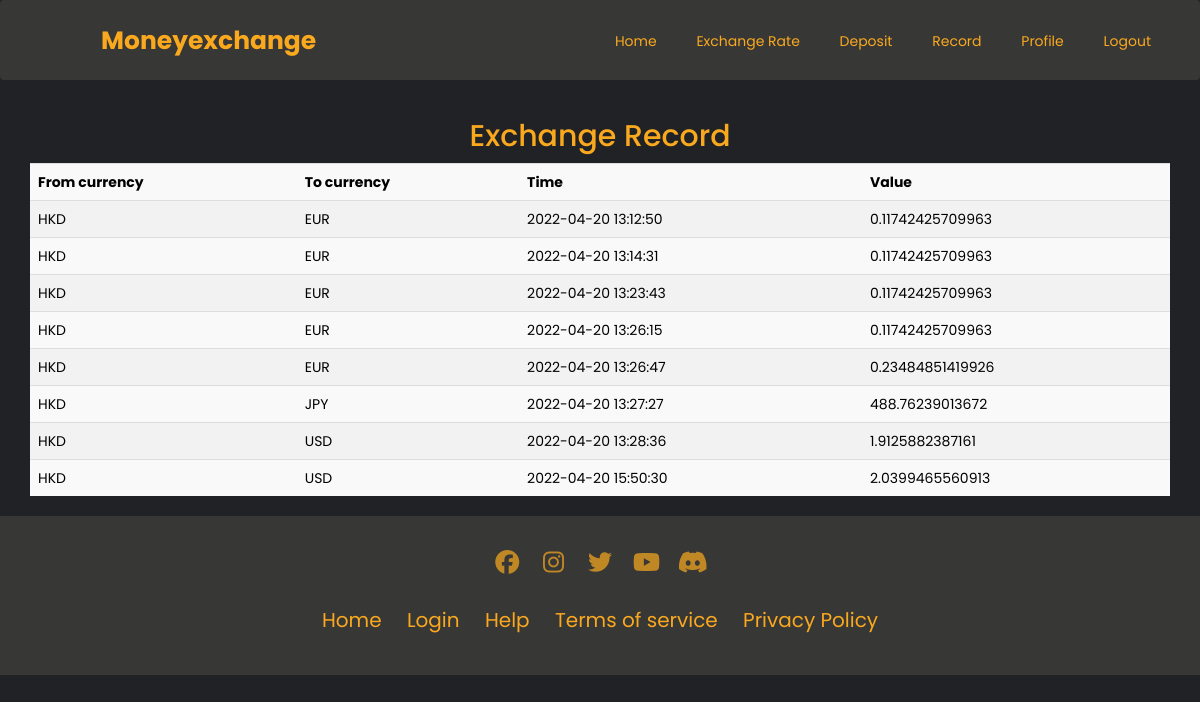
Page /record.php (signed in) on the committed database.
### tables this page shows
CREATE TABLE `record` (
  `rid` int(100) NOT NULL,
  `username` varchar(40) NOT NULL,
  `from_currency` varchar(20) NOT NULL,
  `to_currency` varchar(20) NOT NULL,
  `datetime` varchar(50) NOT NULL,
  `value` float(30,20) NOT NULL
);

### record.php (the view, shortened to what this page needs)
<?php
include_once 'header.php';
?>
<?php
$sql = "SELECT * FROM record WHERE username = ?";
if ($stmt = mysqli_prepare($link, $sql)) {
    mysqli_stmt_bind_param($stmt, "s", $_SESSION["username"]);
    if (mysqli_stmt_execute($stmt)) {
        $query = $stmt->get_result();
        $contect = "<th>From currency</th><th>To currency</th><th>Time</th><th>Value</th>";
        foreach ($query as $row) {
            $contect .= "<tr><td>" . $row['from_currency'] . "</td><td>" . $row['to_currency'] . "</td><td>" . $row['datetime'] . "</td><td>" . $row['value'] . "</td></tr>";
        }
    } else {
        echo "Please try again";
    }
} else {
    echo "Datebase error";
}
?>
<!DOCTYPE html>
<html lang="en">
<head>
    <link rel="stylesheet" href="https://maxcdn.bootstrapcdn.com/bootstrap/3.4.1/css/bootstrap.min.css">
</head>
<body style="background-color: rgb(32, 34, 37);">
    <div class="container" style="color: black;">
        <h2 style="text-align: center; color: #faa91f;">Exchange Record</h2>
        <table class="table table-striped">
            <?php echo $contect; ?>
        </table>
    </div>
</body>
</html>
<?php
include_once 'footer.php';
?>

### header.php (shortened to what this page needs)
<!DOCTYPE html>
<html>
<head>
    <link rel="stylesheet" href="style.css">
    <link rel="stylesheet" href="https://cdnjs.cloudflare.com/ajax/libs/font-awesome/6.0.0/css/all.min.css" />
</head>
<body>
    <nav class="navbar">
        <label class="logo">Moneyexchange</label>
        <ul>
                <li><a href="index.php">Home</a></li>
            <?php if(isset($_SESSION["username"])){?>
                <li><a href="exchange_rate.php">Exchange Rate</a></li>
                <li><a href="deposit.php">Deposit</a></li>
                <li><a href="record.php">Record</a></li>
                <li><a href="profile.php">Profile</a></li>
                <li><a href="logout.php">Logout</a></li>
            <?php }
            else{
            ?>
            <li><a href="login.php">Login</a></li>
            <li><a href="register.php">Register</a></li>
            <?php } ?>
        </ul>
    </nav>

### footer.php (shortened to what this page needs)
<html>
    <body>
        <footer class="footer">
            <div class="social">
                <a href="#"><i class="fab fa-facebook"></i></a>
                <a href="#"><i class="fab fa-instagram"></i></a>
                <a href="#"><i class="fab fa-twitter"></i></a>
                <a href="#"><i class="fab fa-youtube"></i></a>
                <a href="#"><i class="fab fa-discord"></i></a>
            </div>
            <ul class="footer-list">
                <li><a href="#">Home</a></li>
                <li><a href="#">Login</a></li>
                <li><a href="#">Help</a></li>
                <li><a href="#">Terms of service</a></li>
                <li><a href="#">Privacy Policy</a></li>
            </ul>
        </footer>
    </body>
</html>

### style.css (style rules this page uses)
* { padding: 0; margin: 0; text-decoration: none; list-style: none; box-sizing: border-box; font-family: "Poppins", "sans-serif"; }
body { background-color: rgb(32, 34, 37); }
nav { background-color: #373736; height: 80px; width: 100%; }
label.logo { color: #faa91f; font-size: 25px; line-height: 80px; padding: 0 100px; font-weight: bold; }
nav ul { float: right; margin-right: 30px; }
nav ul li { display: inline-block; line-height: 80px; margin: 0 5px; }
nav ul li a { color: #faa91f; font-size: 14px; padding: 7px 13px; border-radius: 3px; }
.footer { padding: 3rem; background-color: #373736; }
.social { text-align: center; padding-bottom: 1rem; color: #faa91f; font-size: 24px; }
.social a { color: inherit; width: 40px; height: 40px; display: inline-block; text-align: center; opacity: 0.7; }
.footer-list { color: #faa91f; margin: 0; padding: 0; list-style: none; font-size: 20px; text-align: center; }
.footer-list li a { color: inherit; text-decoration: none; }
.footer-list li { display: inline-block; padding: 1rem; }

### record.php (style rules this page uses)
tr:nth-child(even) { background-color: #f2f2f2; }
th { background-color: none; }

### rows in the picture
record: from_currency "HKD", to_currency "EUR", datetime "2022-04-20 13:12:50", value "0.11742425709963"
record: from_currency "HKD", to_currency "EUR", datetime "2022-04-20 13:14:31", value "0.11742425709963"
record: from_currency "HKD", to_currency "EUR", datetime "2022-04-20 13:23:43", value "0.11742425709963"
record: from_currency "HKD", to_currency "EUR", datetime "2022-04-20 13:26:15", value "0.11742425709963"
record: from_currency "HKD", to_currency "EUR", datetime "2022-04-20 13:26:47", value "0.23484851419926"
record: from_currency "HKD", to_currency "JPY", datetime "2022-04-20 13:27:27", value "488.76239013672"
record: from_currency "HKD", to_currency "USD", datetime "2022-04-20 13:28:36", value "1.9125882387161"
record: from_currency "HKD", to_currency "USD", datetime "2022-04-20 15:50:30", value "2.0399465560913"
